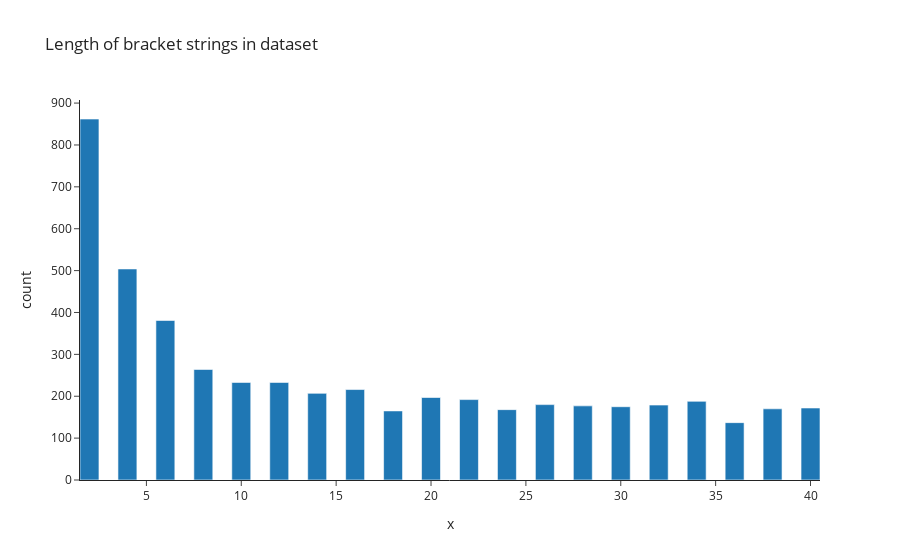

Here is the notebook cell this chart was saved with:
### Code cell
if MAIN:
    model = ParenTransformer(ntoken=5, nclasses=2, d_model=56, nhead=2, d_hid=56, nlayers=3).to(DEVICE)
    state_dict = t.load("w5d5_balanced_brackets_state_dict.pt")
    model.to(DEVICE)
    model.load_simple_transformer_state_dict(state_dict)
    model.eval()
    tokenizer = SimpleTokenizer("()")
    with open("w5d5_brackets_data.json") as f:
        data_tuples: List[Tuple[str, bool]] = json.load(f)
        print(f"loaded {len(data_tuples)} examples")
    assert isinstance(data_tuples, list)


class DataSet:
    '''A dataset containing sequences, is_balanced labels, and tokenized sequences'''

    def __init__(self, data_tuples: list):
        '''
        data_tuples is List[Tuple[str, bool]] signifying sequence and label
        '''
        self.strs = [x[0] for x in data_tuples]
        self.isbal = t.tensor([x[1] for x in data_tuples]).to(device=DEVICE, dtype=t.bool)
        self.toks = tokenizer.tokenize(self.strs).to(DEVICE)
        self.open_proportion = t.tensor([s.count("(") / len(s) for s in self.strs])
        self.starts_open = t.tensor([s[0] == "(" for s in self.strs]).bool()

    def __len__(self) -> int:
        return len(self.strs)

    def __getitem__(self, idx) -> Union["DataSet", tuple[str, t.Tensor, t.Tensor]]:
        if type(idx) == slice:
            return self.__class__(list(zip(self.strs[idx], self.isbal[idx])))
        return (self.strs[idx], self.isbal[idx], self.toks[idx])

    @property
    def seq_length(self) -> int:
        return self.toks.size(-1)

    @classmethod
    def with_length(cls, data_tuples: list[tuple[str, bool]], selected_len: int) -> "DataSet":
        return cls([(s, b) for (s, b) in data_tuples if len(s) == selected_len])

    @classmethod
    def with_start_char(cls, data_tuples: list[tuple[str, bool]], start_char: str) -> "DataSet":
        return cls([(s, b) for (s, b) in data_tuples if s[0] == start_char])


if MAIN:
    N_SAMPLES = 5000
    data_tuples = data_tuples[:N_SAMPLES]
    data = DataSet(data_tuples)
    "TODO: YOUR CODE HERE"

    bracket_lengths = [len(s[0]) for s in data]
    fig = px.histogram(
        title="Length of bracket strings in dataset",
        x=bracket_lengths, 
        nbins=max(bracket_lengths),
        template="simple_white"
    )
    fig.show()

### Figure 1 — Plotly figure (JSON) as saved in the notebook; plotly's stock layout.template omitted (floating-point values rounded to 4 significant figures; data arrays with more than 128 entries replaced by an {"elided": "..."} marker saying what was removed)
{"data": [{"alignmentgroup": "True", "bingroup": "x", "hovertemplate": "x=%{x}<br>count=%{y}<extra></extra>", "legendgroup": "", "marker": {"color": "#1F77B4", "pattern": {"shape": ""}}, "name": "", "nbinsx": 40, "offsetgroup": "", "orientation": "v", "showlegend": false, "type": "histogram", "x": {"elided": "5000 int values"}, "xaxis": "x", "yaxis": "y"}], "layout": {"barmode": "relative", "legend": {"tracegroupgap": 0}, "title": {"text": "Length of bracket strings in dataset"}, "xaxis": {"anchor": "y", "domain": [0, 1], "title": {"text": "x"}}, "yaxis": {"anchor": "x", "domain": [0, 1], "title": {"text": "count"}}}}
